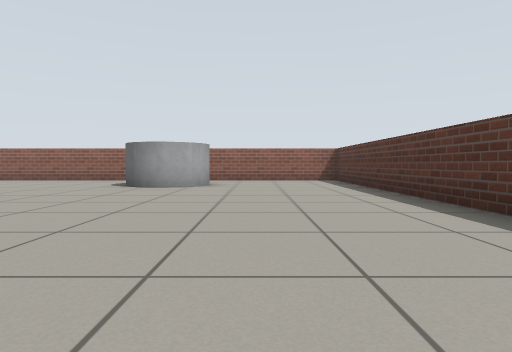
view 1 (above)

21 first-person views from a walk through a Gazebo world. The camera is 0.51 m above the floor, tilts 2° down and sees 75° across. The floor is counted in squares, 1 m on a side. Each view is taken from the middle of a square. On the plan, view 1 faces up. The plan holds only what a view shows up to about 9 squares ahead; the rest is blank.

view 2
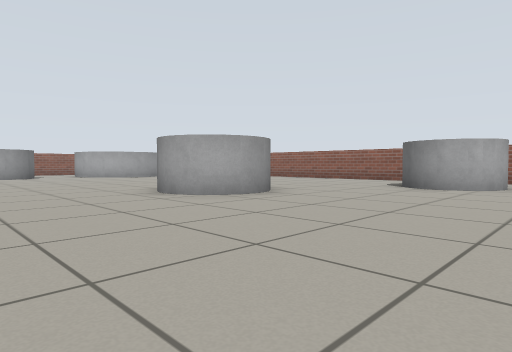

view 3
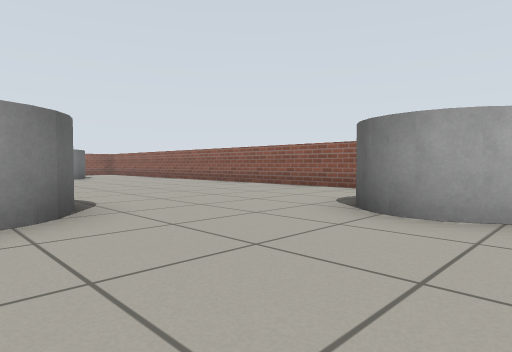

view 4
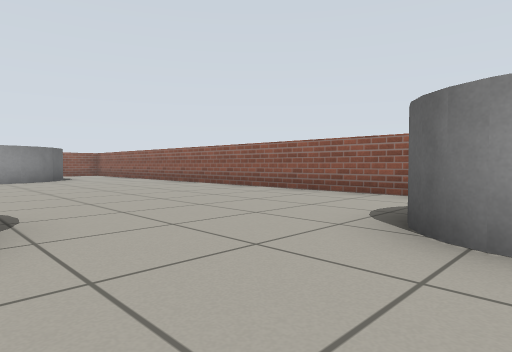

view 5
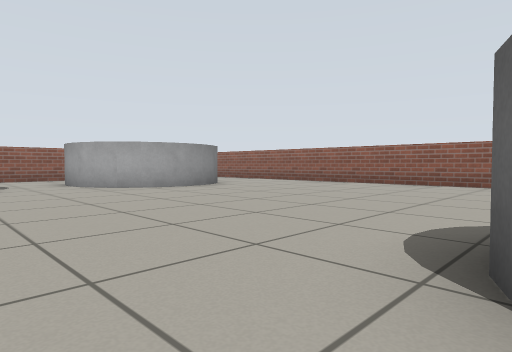

view 6
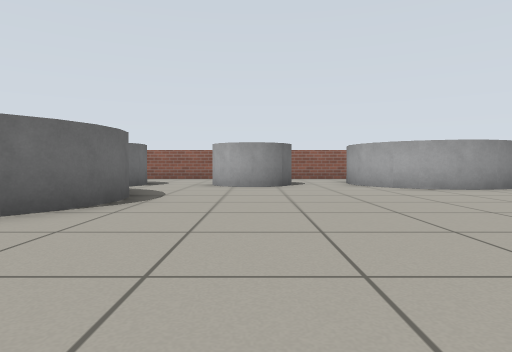

view 7
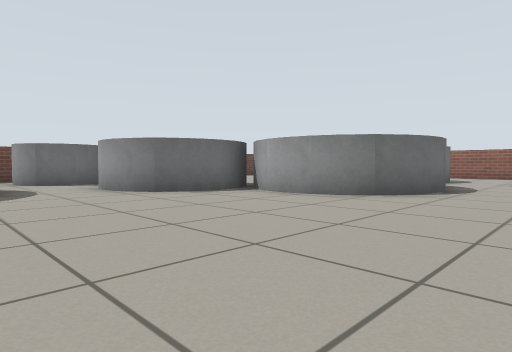

view 8
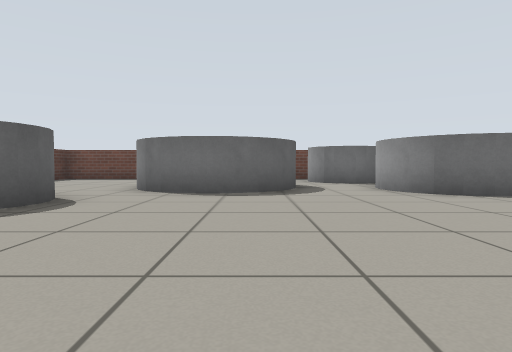

view 9
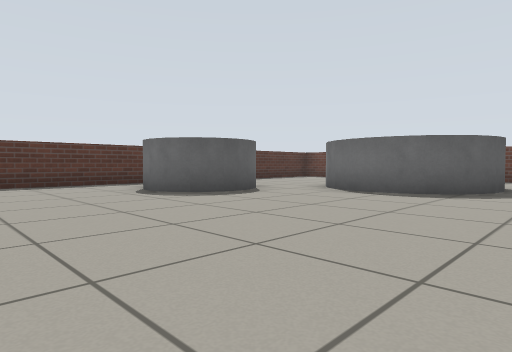

view 10
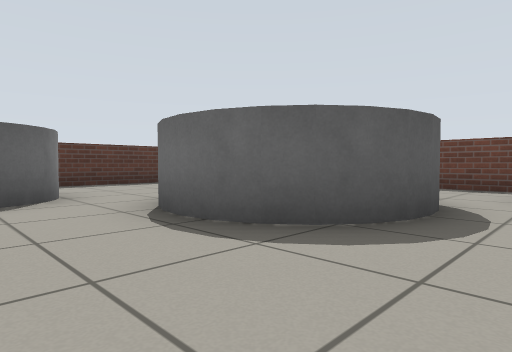

view 11
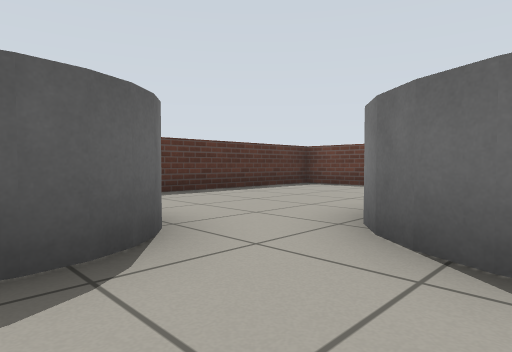

view 12
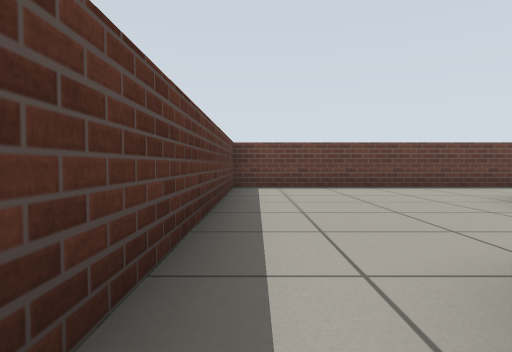

view 13
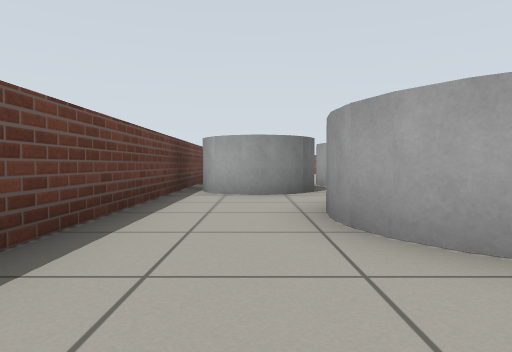

view 14
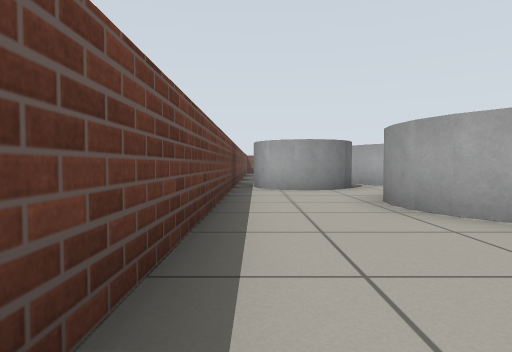

view 15
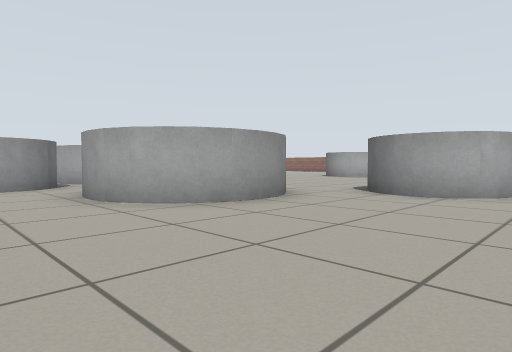

view 16
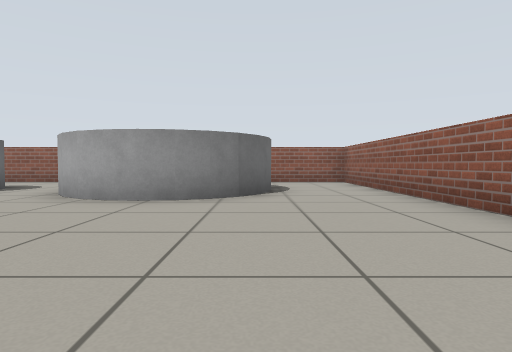

view 17
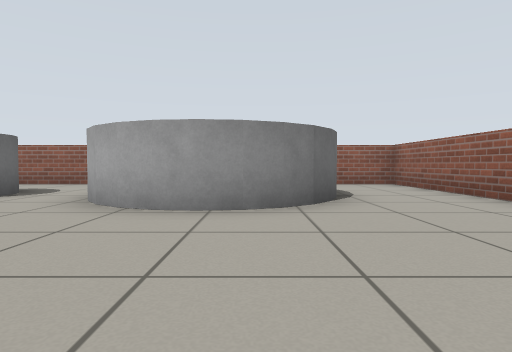

view 18
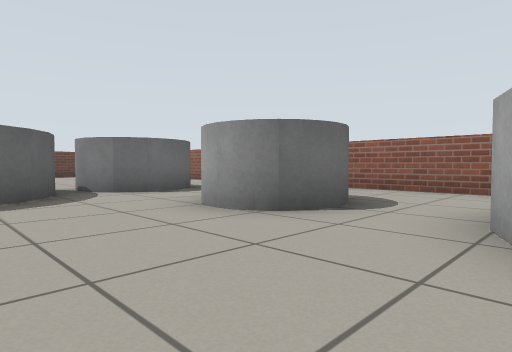

view 19
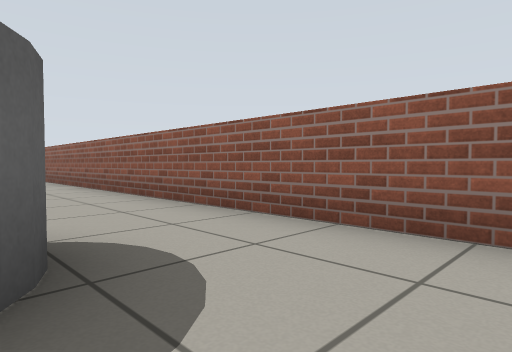

view 20
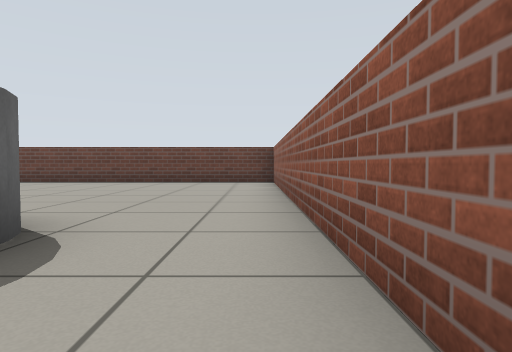

view 21
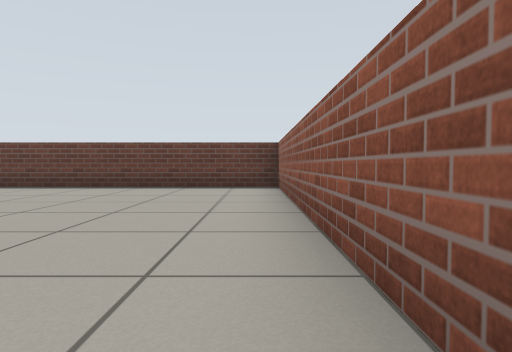

### Floor plan
Key: @ floor where view 1 was taken; # wall or solid block; . floor; C grey cylinder.
Columns run from 18 left of view 1 to 3 right of it. Each row starts with its distance up from view 1.
 11 ###############
 10 #..............
  9 #..............  ....#
  8    CC..........CCC...#
  7      C..........C....#
  6      C...............#
  5    CCC...... C.......#
  4 #...........C C......#
  3 #..CC.......CC.......#
  2 #..CC................#
  1 #.. C................#
  0 #......CC.........@..#
 -1 #..CC.C  C........C..#
 -2 #..C C   C.......C  .#
 -3 #..  .   CC......CCC.#
 -4 #.....   C C..CCC....#
 -5 #.....     C.CC C....#
 -6 #.....   CCC.C  C....#
 -7 #......    CC.CCC....#
 -8 #......     C........#
 -9 #.......  .CC........#
-10 ######################

Where each view was taken, in squares from view 1:
view 1: 0 up, 0 right, facing up
view 2: 0 up, 0 right, facing up-left
view 3: 4 up, 1 left, facing up-left
view 4: 5 up, 2 left, facing up-left
view 5: 2 up, 6 left, facing up-left
view 6: 2 up, 6 left, facing left
view 7: 2 up, 4 left, facing down-left
view 8: 2 up, 4 left, facing down
view 9: 2 up, 6 left, facing down-right
view 10: 2 down, 6 left, facing down-right
view 11: 2 down, 3 left, facing down-right
view 12: 2 down, 2 right, facing down
view 13: 8 down, 0 right, facing left
view 14: 9 down, 1 right, facing left
view 15: 9 down, 2 right, facing up-left
view 16: 8 up, 8 left, facing left
view 17: 7 up, 9 left, facing left
view 18: 5 up, 11 left, facing down-left
view 19: 4 up, 15 left, facing down-left
view 20: 0 up, 17 left, facing down
view 21: 2 down, 17 left, facing down
